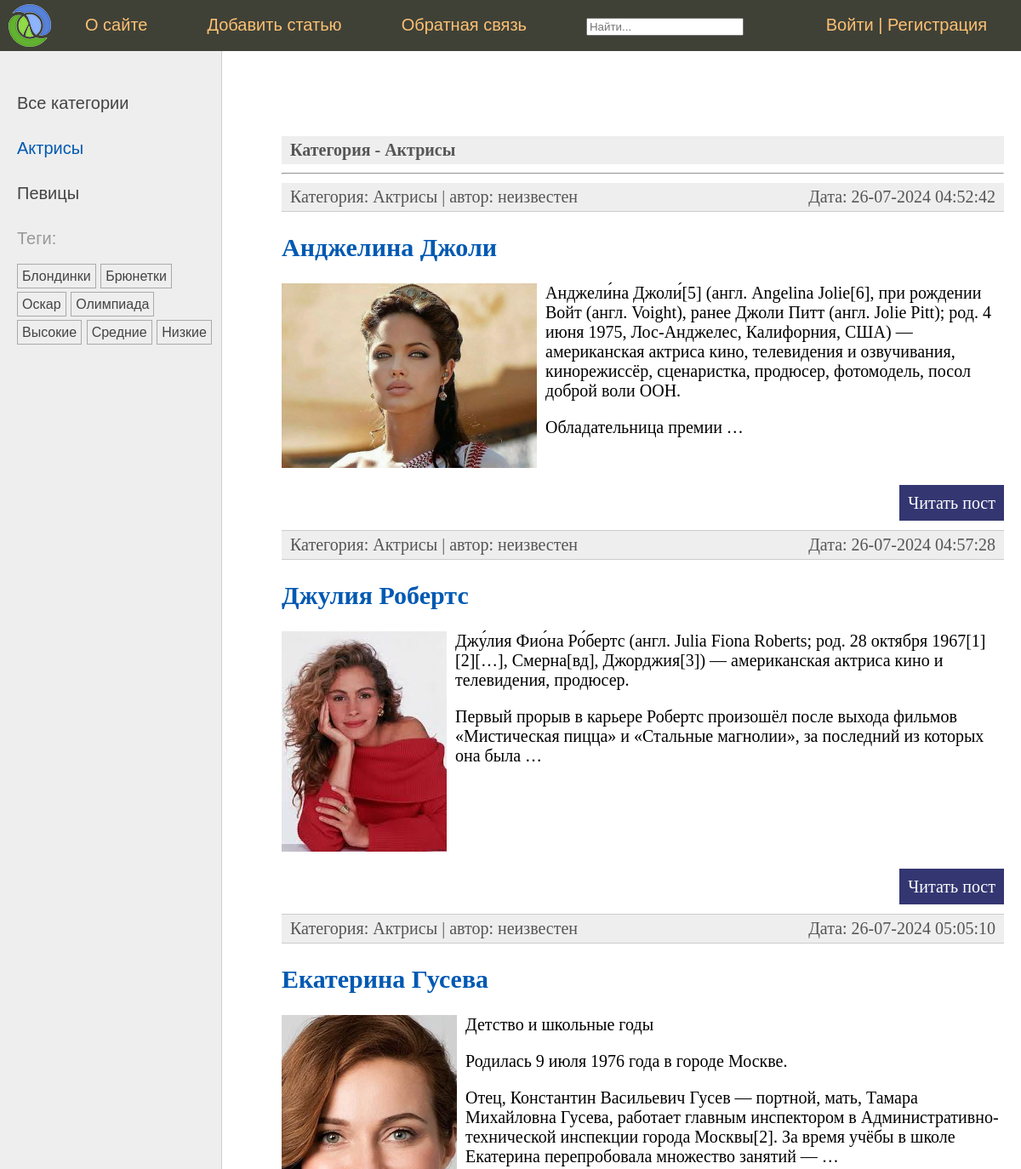
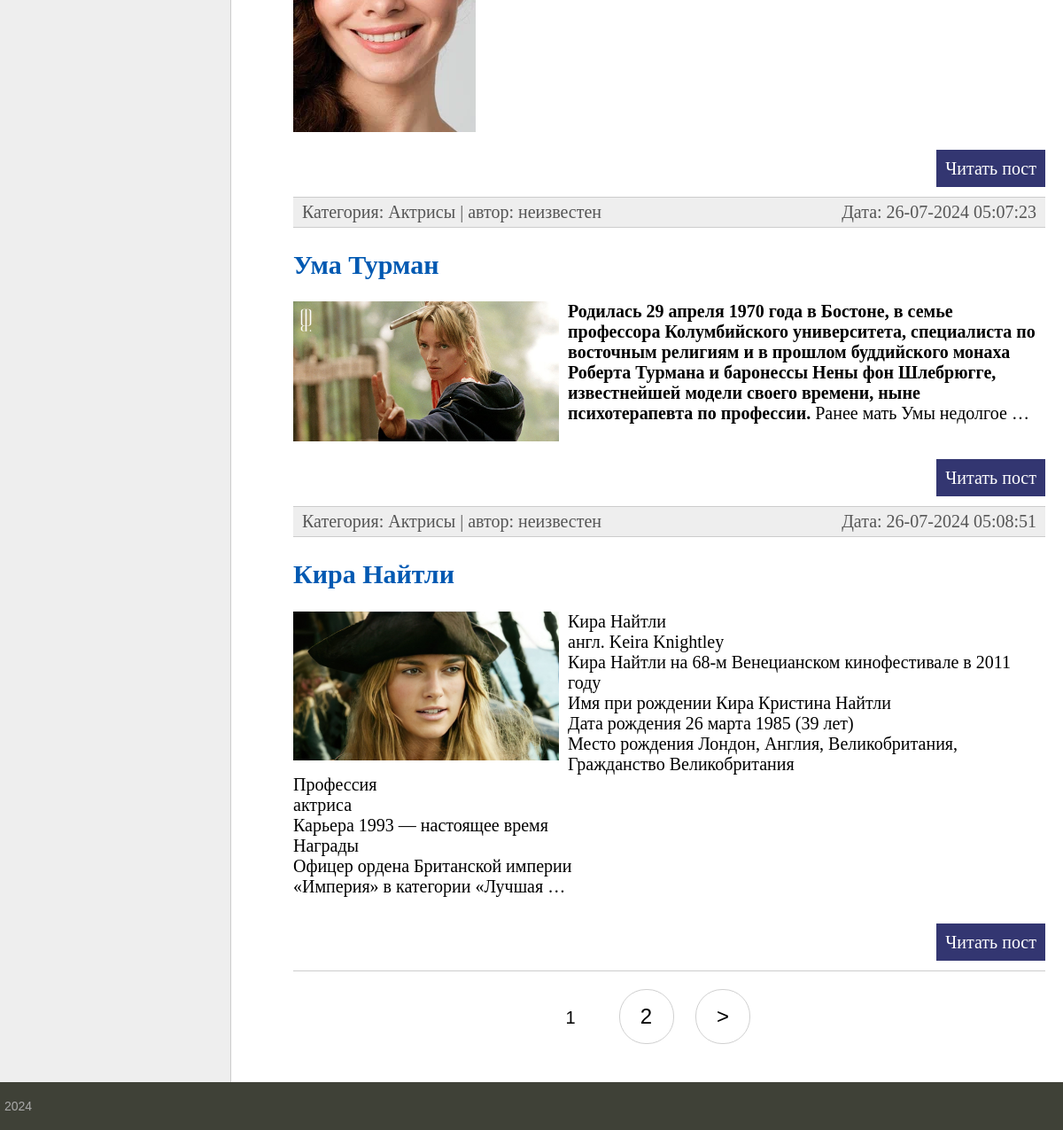
Screenshot of /category/aktrisy/ with the database file from the repository (2 pictures, top to bottom).
### women/models.py (models this page shows, shortened)
class Category(models.Model):
    name = models.CharField(max_length=100, db_index=True, verbose_name="Категория")
    slug = models.SlugField(max_length=255, unique=True, db_index=True)
    class Meta:
        verbose_name = 'Категория'
        verbose_name_plural = 'Категории'
    def __str__(self):
        return self.name
    def get_absolute_url(self):
        return reverse('category', kwargs={'cat_slug': self.slug})

class TagPost(models.Model):
    tag = models.CharField(max_length=100, db_index=True)
    slug = models.SlugField(max_length=255, unique=True, db_index=True)
    class Meta:
        verbose_name = 'Тэг'
        verbose_name_plural = 'Тэги'
    def get_absolute_url(self):
        return reverse_lazy('tag', kwargs={'tag_slug': self.slug})

class Women(models.Model):
    class Status(models.IntegerChoices):
        DRAFT = 0, 'Черновик'
        PUBLISHED = 1, 'Опубликовано'
    title = models.CharField(max_length=255, verbose_name='Заголовок')
    slug = models.SlugField(max_length=255, db_index=True, unique=True)
    content = models.TextField(blank=True, verbose_name='Текст статьи')
    photo = models.ImageField(upload_to="photos/%Y/%m/%d/", verbose_name='Фото')
    time_create = models.DateTimeField(auto_now_add=True, verbose_name='Время создания')
    time_update = models.DateTimeField(auto_now=True, verbose_name='Время обновления')
    is_published = models.BooleanField(choices=tuple(map(lambda x: (bool(x[0]), x[1]), Status.choices)),
                                       default=Status.DRAFT, verbose_name="Статус")
    cat = models.ForeignKey('Category', on_delete=models.PROTECT, related_name='posts', verbose_name='Рубрика')
    tags = models.ManyToManyField('TagPost', blank=True, related_name='tags', verbose_name='Метки')
    objects = models.Manager()
    published = PublishedModel()
    husband = models.OneToOneField('Husband', on_delete=models.SET_NULL, null=True, blank=True, related_name='wuman', verbose_name='Муж')
    author = models.ForeignKey(get_user_model(), on_delete=models.SET_NULL, related_name='posts', null=True, default=None)
    class Meta:
        verbose_name = 'Женщина'
        verbose_name_plural = 'Женщины'
        ordering = ['time_create']
        indexes = [
            models.Index(fields=['-time_create']),
        ]
    def get_absolute_url(self):
        return reverse('post', kwargs={'post_slug': self.slug})

### women/views.py (the view)
# urls.py: path('category/<slug:cat_slug>/',  WomenCategory.as_view(), name='category'),
class WomenCategory(DataMixin, ListView):
    model = Women
    template_name = 'women/index.html'
    allow_empty = False
    def get_queryset(self):
        return Women.objects.filter(cat__slug=self.kwargs['cat_slug'], is_published=True)
    def get_context_data(self, *, object_list=None, **kwargs):
        context = super().get_context_data(**kwargs)
        context['title'] = 'Категория - ' + str(context['women_list'][0].cat)
        context['cat_selected'] = context['women_list'][0].cat_id
        return context

### users/context_processors.py (called while the page is built)
def get_women_context(request):
    return {'mainmenu': menu}

### women/templatetags/women_tags.py (called while the page is built)
@register.inclusion_tag('women/list_categories.html')
def show_categories(cat_selected=0):
    cats = Category.objects.all()
    return {'cats': cats, 'cat_selected': cat_selected}

@register.inclusion_tag('women/list_tags.html')
def show_all_tags():
    return {"tags": TagPost.objects.all()}

### women/templates/women/index.html (shortened to what this page needs)
{% extends 'base.html' %}
{% block content %}
<div class="article-panel"><strong>{{ title }}</strong></div>
<hr>
<ul class="list-articles">
	{% if women_list %}
	{% for p in women_list %}
	<li><div class="article-panel">
         <p class="first">Категория: {{p.cat.name}} | автор:
	{{ p.author.username|default:"неизвестен" }}</p>
         <p class="last">Дата: {{p.time_create|date:"d-m-Y H:i:s"}}</p>
	</div>
	<li><a href="{{ p.get_absolute_url }}"><h2>{{p.title}}</h2></a>
	{% if p.photo %}
	<p ><img class="img-article-left" src="{{p.photo.url}}"></p>
	{% endif %}
    {% autoescape off %}
	{{p.content|linebreaks|truncatewords:40|safe}}
    {% endautoescape %}
			<p class="link-read-post"><a href="{{ p.get_absolute_url }}">Читать пост</a></p>
			</li>
	{% endfor %}
</ul>
{% else %}
<p>Статьи отсутствуют</p>
{% endif %}
{% endblock %}
{% block navigation %}
{% if page_obj.has_other_pages %}
<nav class="list-pages">
    <ul>
        {% for p in paginator.page_range %}
		{% if page_obj.number == p %}
		<li class="page-num page-num-selected">{{ p }}</li>
		{% elif p >= page_obj.number|add:-2 and p <= page_obj.number|add:2 %}
        <li class="page-num">
            <a href="?page={{ p }}">{{ p }}</a>
        </li>
		{% endif %}
        {% endfor %}
		{% if page_obj.has_next %}
		<li class="page-num">
			<a href="?page={{ page_obj.next_page_number }}">&gt;</a>
		</li>
		{% endif %}
    </ul>
</nav>
{% endif %}
{% endblock %}

### women/templates/women/list_categories.html
{% for cat in cats %}
{% if cat.id == cat_selected %}
<li class="selected">{{cat.name}}</li>
{% else %}
<li><a href="{{ cat.get_absolute_url }}">{{cat.name}}</a></li>
{% endif %}
{% endfor %}

### women/templates/women/list_tags.html
{% if tags %}
    Теги:</p>
    <ul class="tags-list">
        {% for t in tags %}
        <li><a href="{{t.get_absolute_url}}">{{t.tag}}</a></li>
        {% endfor %}
    </ul>
{% endif %}

### women/static/women/css/styles.css (style rules this page uses)
html, body { font-family: 'Arial'; margin: 0; padding: 0; height: 100%; width: 100%; color: #444; }
a { color: #0059b2; text-decoration: none; }
img { max-width: 600px; height: auto; }
img.img-article-left { max-width: 300px; height: auto; float: left; padding: 0 10px 10px 0; }
p.link-read-post { text-align: right; }
p.link-read-post a { padding: 10px; min-width: 100px; background: #333671; color: #fff; text-decoration: none; }
div.article-panel { background: #eee; padding: 5px 10px 5px 10px; box-sizing: border-box; overflow: hidden; color: #555; }
div.article-panel p.first { margin: 0; float: left; }
div.article-panel p.last { margin: 0; float: right; }
ul.list-articles { list-style: none; margin: 0; padding: 0; }
ul.list-articles li { border-bottom: 1px solid #ccc; }
.left-chapters ul { width: 230px; margin: 0; padding: 20px 10px 10px 20px; list-style: none; font-size: 20px; }
.left-chapters ul li { margin: 30px 0 0 0; color: #999; }
.left-chapters ul li.selected { color: #0059b2; }
.left-chapters ul li a { color: #444; text-decoration: none; }
ul.tags-list { width: 100%; margin: 0; padding: 0; list-style: none; }
ul.tags-list li { margin: 0; padding: 0 0 10px; display: inline-block; }
ul.tags-list li a { padding: 5px; font-size: 16px; border: 1px solid #aaa; }
.list-pages { text-align: center; margin: 0 0 20px 0; }
.list-pages ul { margin: 20px 0 0 0; padding: 0; list-style: none; }
.list-pages ul li { display: inline-block; margin: 0 20px 0 0; }
.list-pages a { color: #000; font-size: 24px; text-decoration: none; }
.list-pages .page-num, .page-num-selected { display: inline-block; width: 60px; height: 44px; padding: 16px 0 0 0; border: 1px solid #d0d0d0; border-radius: 30px; }
.list-pages .page-num-selected { border: none; color: #000; font-size: 20px; }

### rows the page displays
Category: name "Актрисы"
Category: name "Певицы"
TagPost: tag "Блондинки"
TagPost: tag "Брюнетки"
TagPost: tag "Оскар"
TagPost: tag "Олимпиада"
TagPost: tag "Высокие"
TagPost: tag "Средние"
TagPost: tag "Низкие"
Women: cat.name "Актрисы", author.username "неизвестен", time_create "26-07-2024 04:52:42", title "Анджелина Джоли", photo (picture), content "Анджели́на Джоли́[5] (англ. Angelina Jolie[6], при рождении Войт (англ. Voight), ранее Джоли Питт (англ. Jolie Pitt); род. 4 июня 1975, Лос-Анджелес, Калифорния, США) — американская актриса кино, телевидения и озвучивания, кинорежиссёр, сценаристка, продюсер, фотомодель, посол доброй воли ООН. Обладательница премии …"
Women: cat.name "Актрисы", author.username "неизвестен", time_create "26-07-2024 04:57:28", title "Джулия Робертс", photo (picture), content "Джу́лия Фио́на Ро́бертс (англ. Julia Fiona Roberts; род. 28 октября 1967[1][2][…], Смерна[вд], Джорджия[3]) — американская актриса кино и телевидения, продюсер. Первый прорыв в карьере Робертс произошёл после выхода фильмов «Мистическая пицца» и «Стальные магнолии», за последний из которых она была …"
Women: cat.name "Актрисы", author.username "неизвестен", time_create "26-07-2024 05:05:10", title "Екатерина Гусева", photo (picture), content "Детство и школьные годы Родилась 9 июля 1976 года в городе Москве. Отец, Константин Васильевич Гусев — портной, мать, Тамара Михайловна Гусева, работает главным инспектором в Административно-технической инспекции города Москвы[2]. За время учёбы в школе Екатерина перепробовала множество занятий — …"
Women: cat.name "Актрисы", author.username "неизвестен", time_create "26-07-2024 05:07:23", title "Ума Турман", photo (picture), content "Родилась 29 апреля 1970 года в Бостоне, в семье профессора Колумбийского университета, специалиста по восточным религиям и в прошлом буддийского монаха Роберта Турмана и баронессы Нены фон Шлебрюгге, известнейшей модели своего времени, ныне психотерапевта по профессии. Ранее мать Умы недолгое …"
Women: cat.name "Актрисы", author.username "неизвестен", time_create "26-07-2024 05:08:51", title "Кира Найтли", photo (picture), content "Кира Найтли англ. Keira Knightley Кира Найтли на 68-м Венецианском кинофестивале в 2011 году Имя при рождении Кира Кристина Найтли Дата рождения 26 марта 1985 (39 лет) Место рождения Лондон, Англия, Великобритания, Гражданство Великобритания Профессия актриса Карьера 1993 — настоящее время Награды Офицер ордена Британской империи «Империя» в категории «Лучшая …"

### other values shown
{{ m.title }} "О сайте" "Добавить статью" "Обратная связь"
{{ title }} "Категория - Актрисы"
{{ p }} "1"
{{ p }} "2"
